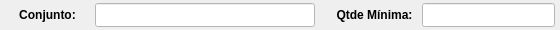
              <widget class="QWidget" name="widget_41" native="true">
               <property name="minimumSize">
                <size>
                 <width>0</width>
                 <height>30</height>
                </size>
               </property>
               <property name="maximumSize">
                <size>
                 <width>16777215</width>
                 <height>30</height>
                </size>
               </property>
               <property name="styleSheet">
                <string notr="true"/>
               </property>
               <layout class="QHBoxLayout" name="horizontalLayout_33">
                <property name="spacing">
                 <number>5</number>
                </property>
                <property name="leftMargin">
                 <number>5</number>
                </property>
                <property name="topMargin">
                 <number>3</number>
                </property>
                <property name="rightMargin">
                 <number>5</number>
                </property>
                <property name="bottomMargin">
                 <number>3</number>
                </property>
                <item>
                 <widget class="QLabel" name="label_72">
                  <property name="minimumSize">
                   <size>
                    <width>85</width>
                    <height>0</height>
                   </size>
                  </property>
                  <property name="maximumSize">
                   <size>
                    <width>85</width>
                    <height>16777215</height>
                   </size>
                  </property>
                  <property name="font">
                   <font>
                    <pointsize>9</pointsize>
                    <weight>75</weight>
                    <bold>true</bold>
                   </font>
                  </property>
                  <property name="text">
                   <string>Conjunto:</string>
                  </property>
                  <property name="alignment">
                   <set>Qt::AlignCenter</set>
                  </property>
                 </widget>
                </item>
                <item>
                 <widget class="QLineEdit" name="line_Conjunto">
                  <property name="sizePolicy">
                   <sizepolicy hsizetype="Fixed" vsizetype="Preferred">
                    <horstretch>0</horstretch>
                    <verstretch>0</verstretch>
                   </sizepolicy>
                  </property>
                  <property name="minimumSize">
                   <size>
                    <width>220</width>
                    <height>0</height>
                   </size>
                  </property>
                  <property name="maximumSize">
                   <size>
                    <width>220</width>
                    <height>16777215</height>
                   </size>
                  </property>
                  <property name="font">
                   <font>
                    <pointsize>9</pointsize>
                   </font>
                  </property>
                  <property name="styleSheet">
                   <string notr="true">background-color: rgb(255, 255, 255);</string>
                  </property>
                  <property name="inputMask">
                   <string/>
                  </property>
                  <property name="text">
                   <string/>
                  </property>
                  <property name="frame">
                   <bool>true</bool>
                  </property>
                  <property name="echoMode">
                   <enum>QLineEdit::Normal</enum>
                  </property>
                  <property name="alignment">
                   <set>Qt::AlignCenter</set>
                  </property>
                  <property name="dragEnabled">
                   <bool>false</bool>
                  </property>
                  <property name="placeholderText">
                   <string/>
                  </property>
                 </widget>
                </item>
                <item>
                 <widget class="QLabel" name="label">
                  <property name="text">
                   <string/>
                  </property>
                 </widget>
                </item>
                <item>
                 <widget class="QLabel" name="label_74">
                  <property name="minimumSize">
                   <size>
                    <width>85</width>
                    <height>0</height>
                   </size>
                  </property>
                  <property name="maximumSize">
                   <size>
                    <width>85</width>
                    <height>16777215</height>
                   </size>
                  </property>
                  <property name="font">
                   <font>
                    <pointsize>9</pointsize>
                    <weight>75</weight>
                    <bold>true</bold>
                   </font>
                  </property>
                  <property name="text">
                   <string>Qtde Mínima:</string>
                  </property>
                  <property name="alignment">
                   <set>Qt::AlignCenter</set>
                  </property>
                 </widget>
                </item>
                <item>
                 <widget class="QLineEdit" name="line_Qtde_Mini">
                  <property name="sizePolicy">
                   <sizepolicy hsizetype="Preferred" vsizetype="Preferred">
                    <horstretch>0</horstretch>
                    <verstretch>0</verstretch>
                   </sizepolicy>
                  </property>
                  <property name="minimumSize">
                   <size>
                    <width>133</width>
                    <height>0</height>
                   </size>
                  </property>
                  <property name="maximumSize">
                   <size>
                    <width>133</width>
                    <height>16777215</height>
                   </size>
                  </property>
                  <property name="font">
                   <font>
                    <pointsize>9</pointsize>
                   </font>
                  </property>
                  <property name="styleSheet">
                   <string notr="true">background-color: rgb(255, 255, 255);</string>
                  </property>
                  <property name="text">
                   <string/>
                  </property>
                  <property name="maxLength">
                   <number>30</number>
                  </property>
                  <property name="alignment">
                   <set>Qt::AlignCenter</set>
                  </property>
                 </widget>
                </item>
               </layout>
              </widget>
